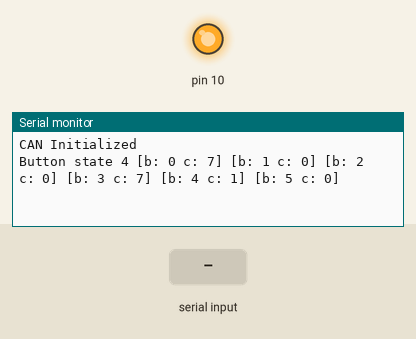
This sketch was run on a simulated Arduino Uno, built with avr-gcc and run on an emulated ATmega328P. Shown: output pins drawn as LEDs (lit = HIGH), the last lines printed to the serial monitor. The inputs (shaded band) are chosen by the test bench.

Above: at 1.7 s.
1.8 s: "h90\n" received over Serial
At 2.4 s:
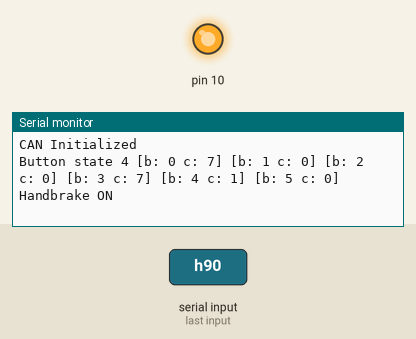
3.3 s: "f90\n" received over Serial
At 4.5 s:
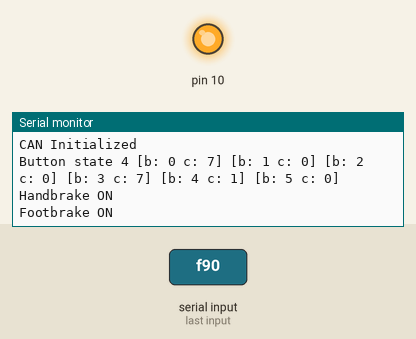
4.8 s: "c90\n" received over Serial
At 5.9 s:
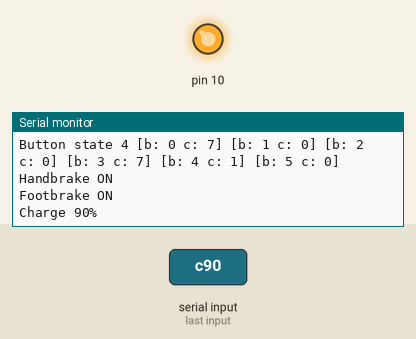

Measured:
- after the input at 1.8 s, the serial monitor: prints a new line at once (image 1)
- after the input at 3.3 s, the serial monitor: prints a new line at once (image 2)
- after the input at 4.8 s, the serial monitor: prints a new line at once (image 3)

The sketch:

PowerKeyTest.ino
```cpp
// Test routines for the PowerKey pad
// Jeff Cooke Nov 2018

/*
 * DONE
 * - While 'Charging' - adjust the PWM 1hz rate of the Charger red LED to indicate state of charge
 *    cNNN - set charging level to NNN%
 * - While 'Park' - if the handbrake is not on, flash the Park button
 *    h1/0 handbrake on/off
 * - Switch from daytime (bright) to nighttime(dim) brightness settings
 *    d1/0 daytime/nighttime
 * - When the Battery is fully charged, set the charge LED to green
 *    mNNN - set the current speed to NNN
 * - When in Park, only allow selection of R or D when FootBreak is pressed
 *    f1/0 footbrake on/off
 * - Only allow R selection from D, or visa versa, when MPH < 2 mph
 * - Only activate Cruise Adjust (white) the Up and Down buttons when in Drive and MPH > 10
 * - Monitor and detect Cruise setting/clearing when up or down held down for 1 full secs
 *
 * TODOs
 *
 * CHECKS
*/

#include <mcp2515.h>
#include <SPI.h>

#define debug 1

// a=target variable, b=bit number to act upon 0-n
#define BIT_SET(a,b) ((a) |= (1ULL<<(b)))
#define BIT_CLEAR(a,b) ((a) &= ~(1ULL<<(b)))
#define BIT_FLIP(a,b) ((a) ^= (1ULL<<(b)))
#define BIT_CHECK(a,b) (!!((a) & (1ULL<<(b))))        // '!!' to make sure this returns 0 or 1

// Unit Setups
#define NO_HANDBRAKE_FLASH_RATE 250     // ms on/off for no handbrake during Park or Charge
#define CHARGING_MIN_FLASH 100          // ms minimum flash time per second
#define ACTIVATED_DAYTIME_BRIGHTNESS 0x2F
#define BACKLIGHT_DAYTIME_BRIGHTNESS 0x01
#define ACTIVATED_NIGHTTIME_BRIGHTNESS 0x0F
#define BACKLIGHT_NIGHTTIME_BRIGHTNESS 0x01
#define BACKLIGHT_COLOR 0x07    // 01 Red, 02 Green, 03 Blue, 04 Yellow, 05 Cyan, 06 Violet, 07 White, 08 Amber, 09 YelGreen
#define CRUISE_TIMEHOLD_ACTIVATE 1000   // ms needed to hold up/down buttons to activate cruise control mode
#define CRUISE_MIN_SPEED 10     // Lowest speed at which cruise mode can be set

// Set up CS on chip
MCP2515 mcp2515(10);

// Create statuses
enum PadState {
  Drive = 0,
  Charge = 1,
  Reverse = 3,
  Park = 4,
  FinCharge = 5
};

// Create Events
enum PadEvent {
  Dbutton = 0,
  Cbutton = 1,
  Upbutton = 3,
  Rbutton = 4,
  Pbutton = 5,
  Dwbutton = 6,
  Fcharge = 7
};

// Foot Brake States
enum FootBrake {
  BrakeOn,
  BrakeOff
};

// Handbrake States
enum HandBrake {
  HandOn,
  HandOff
};

// Roadspeed Status
enum RoadSpeed {
  Moving,
  Stopped
};

#define BUTTON_EVENT_STATES 12

// Define the State Change table
int StateTable [BUTTON_EVENT_STATES][3] = {
{Park, Dbutton,  Drive},
{Park, Rbutton,  Reverse},
{Drive, Pbutton, Park},
{Reverse, Pbutton,  Park},
{Drive, Rbutton,  Reverse},
{Reverse, Dbutton,  Drive},
{Park, Cbutton,  Charge},
{Charge, Cbutton, Park},
{FinCharge, Cbutton, Park},
{Charge, Pbutton, Park},
{FinCharge, Pbutton, Park},
{Charge, Fcharge, FinCharge}
};

enum ButtonColor {
  Black,
  Blue,
  Green,
  Cyan,
  Red,
  Magenta,
  Amber,
  White
};

#define BUTTON_ACTIONS 5

// Define the Actions associated with a new state
int ActionTable [BUTTON_ACTIONS][7] = {
{Drive,Blue,Black,White,White,White,White},
{Reverse,White,Black,Black,Blue,White,Black},
{Park,White,Black,Black,White,Blue,Black},
{Charge,Black,Red,Black,Black,Blue,Black},
{FinCharge,Black,Green,Black,Black,Blue,Black}
};

// Define color table
uint8_t Colors[8][3] =
{
{0,0,0},  // 0 Black - Off
{0,0,1},  // 1 Blue
{0,1,0},  // 2 Green
{0,1,1},  // 3 Cyan
{1,0,0},  // 4 Red
{1,0,1},  // 5 Magenta
{1,1,0},  // 6 Amber
{1,1,1}   // 7 White
};

// Set up CAN frames
struct can_frame COpreop;
struct can_frame COstart;
struct can_frame COreadkey;
struct can_frame COledon;
struct can_frame CObrigt;
struct can_frame CObcolr;

// Set up frame for incoming
struct can_frame canMsg;

// Array of button states
bool ButtonStates [6] = {false,false,false,false,false,false};
char ButtonCode [6] = {'D','C','^','R','P','v'};
PadEvent ButtonEvent [6] = {Dbutton,Cbutton,Upbutton,Rbutton,Pbutton,Dwbutton};

// Global Drive State Status Vars
enum PadState DrvState;       // Current driving mode
enum FootBrake BrkState;      // Current foot brake status
enum HandBrake HndState;      // Current handbrake status
int chargePCT;            // Current charge percent (whole integers 0-100)
int speedMPH;             // Current road speed
long time_handbrake_flash;    // Timer setting when the Park button light was last toggled
bool parkLEDon;              // Flag to indicate if the Park LED is on or off
bool dayTimeLights;               // Flag to indicate if daytime or nighttime brightness settings
bool chargeLEDon;           // Flag to indicate if the charging light is on or off
long time_charger_flash_on;    // Timer since last On status for the charger light
long time_charger_flash_off;    // Timer since last Off status for the charger light
bool cruiseActive;            // Flag to indicate if currently in cruise mode
long time_cruise_activate;    // time since the start of a cruise activate press
int cruiseMPH;                // cruise speed MPH

void setup() {

  // Set the Current Status variables
  DrvState = Park;
  BrkState = BrakeOn;
  HndState = HandOn;
  chargePCT = 0;
  speedMPH = 0;
  time_handbrake_flash = 0;
  time_charger_flash_on = 0;
  time_charger_flash_off = 0;
  dayTimeLights = true;
  parkLEDon = false;
  chargeLEDon = false;
  cruiseActive = false;
  time_cruise_activate = 0;
  cruiseMPH = 0;

  // Populate the pre-op frame
  COstart.can_id = 0x00;
  COstart.can_dlc = 8;
  COstart.data[0] = 0x80;
  COstart.data[1] = 0x15;
  COstart.data[2] = 0x00;
  COstart.data[3] = 0x00;
  COstart.data[4] = 0x00;
  COstart.data[5] = 0x00;
  COstart.data[6] = 0x00;
  COstart.data[7] = 0x00;

  // Populate the startup frame
  COstart.can_id = 0x00;
  COstart.can_dlc = 8;
  COstart.data[0] = 0x01;
  COstart.data[1] = 0x15; // ID for the PowerKey Pro
  COstart.data[2] = 0x00;
  COstart.data[3] = 0x00;
  COstart.data[4] = 0x00;
  COstart.data[5] = 0x00;
  COstart.data[6] = 0x00;
  COstart.data[7] = 0x00;

  // Populate the readkey frame
  COreadkey.can_id = 0x615; // 600h and 15h for the keypad ID
  COreadkey.can_dlc = 8;
  COreadkey.data[0] = 0x40;
  COreadkey.data[1] = 0x00;
  COreadkey.data[2] = 0x20;
  COreadkey.data[3] = 0x01;
  COreadkey.data[4] = 0x00;
  COreadkey.data[5] = 0x00;
  COreadkey.data[6] = 0x00;
  COreadkey.data[7] = 0x00;

  // Populate the button LED frame
  COledon.can_id = 0x215; // Solid
//  COledon.can_id = 0x315; // Blinking
  COledon.can_dlc = 8;
  COledon.data[0] = 0x00;
  COledon.data[1] = 0x00;
  COledon.data[2] = 0x00;
  COledon.data[3] = 0x00;
  COledon.data[4] = 0x00;
  COledon.data[5] = 0x00;
  COledon.data[6] = 0x00;
  COledon.data[7] = 0x00;

  // Lighting Settings
  CObrigt.can_id = 0x00;
  CObrigt.can_dlc = 8;
  CObrigt.data[0] = 0x00;
  CObrigt.data[1] = 0x00;
  CObrigt.data[2] = 0x00;
  CObrigt.data[3] = 0x00;
  CObrigt.data[4] = 0x00;
  CObrigt.data[5] = 0x00;
  CObrigt.data[6] = 0x00;
  CObrigt.data[7] = 0x00;

  // Background color
  CObcolr.can_id = 0x615;
  CObcolr.can_dlc = 8;
  CObcolr.data[0] = 0x2F;
  CObcolr.data[1] = 0x03;
  CObcolr.data[2] = 0x20;
  CObcolr.data[3] = 0x03;
  CObcolr.data[4] = BACKLIGHT_COLOR;
  CObcolr.data[5] = 0x00;
  CObcolr.data[6] = 0x00;
  CObcolr.data[7] = 0x00;

  // init the serial port - for status/debug
  while (!Serial);
  Serial.begin(115200);

  // init the SPI communications
  SPI.begin();

  // Startup CAN
  mcp2515.reset();
  mcp2515.setBitrate(CAN_250KBPS);
  mcp2515.setNormalMode();
  Serial.println("CAN Initialized");

  // init the PowerKey
  //CAN0.sendMsgBuf(0x00, 0, 8, COstart);
//  mcp2515.sendMessage(&COpreop);
//  delay(500);
  mcp2515.sendMessage(&COstart);
  delay(500);

  // Set the background color
  mcp2515.sendMessage(&CObcolr);

  // Set the keypad brightness
  CObrigt.can_id = 0x515;
  CObrigt.data[0] = BACKLIGHT_DAYTIME_BRIGHTNESS;
  mcp2515.sendMessage(&CObrigt);
  delay(1);
  CObrigt.can_id = 0x415;
  CObrigt.data[0] = ACTIVATED_DAYTIME_BRIGHTNESS;
  mcp2515.sendMessage(&CObrigt);
  delay(1);

  // Initialize button states
  for (int b=0;b<6;b++){ButtonStates[b]=false;}

  // Reset the keypad display
  setButtonLEDstate(DrvState);
}

// Set or Clear bit 'b1' in the byte 'by' depending on value 'bval'
byte setclearBit(byte by, uint8_t b1, uint8_t bval)
{
  byte tempby = by;
  if (bval == 1)
  {BIT_SET(tempby,b1);}
  else
  {BIT_CLEAR(tempby,b1);}
  return tempby;
}

void setButtonColor(uint8_t bnum, ButtonColor bcol)
{
   COledon.data[0] = setclearBit(COledon.data[0],bnum,Colors[bcol][0]);
   COledon.data[1] = setclearBit(COledon.data[1],bnum,Colors[bcol][1]);
   COledon.data[2] = setclearBit(COledon.data[2],bnum,Colors[bcol][2]);
   mcp2515.sendMessage(&COledon);

   // Extra check to set Park light related flags & timers
   if (bnum==4 and bcol!=Black)
   {
     parkLEDon = true;
     time_handbrake_flash = millis();
   }
   if (bnum==4 and bcol==Black)
   {
     parkLEDon = false;
     time_handbrake_flash = millis();
   }

   // Extra check to set Charge light related flags & timers
   if (bnum==1 and bcol !=Black)
   {
     chargeLEDon = true;
     time_charger_flash_on = millis();
   }
   if (bnum==1 and bcol==Black)
   {
     chargeLEDon = false;
     time_charger_flash_off = millis();
   }
}

void allButtonLEDoff()
{
   COledon.data[0] = 0x00;
   COledon.data[1] = 0x00;
   COledon.data[2] = 0x00;
   mcp2515.sendMessage(&COledon);
}

void setButtonLEDstate(PadState state)
{
  // Find the new LED state and implement
  for (int i = 0; i < BUTTON_ACTIONS; i++)
  {
    if (ActionTable[i][0] == state)
    {
      #ifdef debug
      Serial.print("Button state ");
      Serial.print(state);
      #endif

      // Set/Clear the button LEDs and colors
      for (int j = 0; j < 6;j++)
      {
        #ifdef debug
        Serial.print(" [b: ");
        Serial.print(j);
        Serial.print(" c: ");
        Serial.print((ButtonColor)ActionTable[i][j+1]);
        Serial.print("]");
        #endif

        // Set the color of the button
        setButtonColor(j,(ButtonColor)ActionTable[i][j+1]);

        // Delay to allow KeyPad to catch up
        delay(1);   // KeyPad seems to need time to process the CAN frames if they come quickly
      }
      #ifdef debug
      Serial.println();
      #endif
    }
  }
}

void loop() {
  //mcp2515.sendMessage(&COreadkey);
  //Serial.println("readkey send");
  //delay(500);

  // Test the Serial input for test commands
  char inChar = ' ';
  int inNum = -1;
  if (Serial.available())
  {
    inChar = Serial.read(); // read the incoming byte:
    delay(1);
    if (Serial.available())
    {
      inNum = Serial.parseInt();

      switch (inChar)
      {
        case 'h':     // 'h' Handbrake
          if (inNum == 0)
          {HndState = HandOff;Serial.println("Handbrake OFF");}
          else
          {HndState = HandOn;Serial.println("Handbrake ON");}
          break;

        case 'f':     // 'f' Footbrake
          if (inNum == 0)
          {BrkState = BrakeOff;Serial.println("Footbrake OFF");}
          else
          {BrkState = BrakeOn;Serial.println("Footbrake ON");}
          break;

        case 'c':     // 'c' Charge state
          if (inNum < 0){inNum = 0;}
          if (inNum > 100){inNum = 100;}
          chargePCT = inNum;
          if (chargePCT == 100)
          {
            // Set the charge to finished
            DrvState = FinCharge;
            // Reset the keypad display
            setButtonLEDstate(DrvState);
          }
          Serial.print("Charge ");
          Serial.print(chargePCT,DEC);
          Serial.println("%");
          break;

        case 'm':     // 'm' Speed
          if (inNum < 0){inNum = 0;}
          if (inNum > 160){inNum = 160;}    // Whoa slow down there buddy!
          speedMPH = inNum;
          Serial.print("Speed ");
          Serial.print(speedMPH,DEC);
          Serial.println(" mph");
          break;

        case 'd':     // 'd' Daytime
          if (inNum == 0)
          {
              dayTimeLights = false;
              Serial.println("Nighttime");
          }
          else
          {
              dayTimeLights = true;
              Serial.println("Daytime");
          }
          // Set the appropriate brightnesses for the keys and background lights
          if (dayTimeLights)
          {
            CObrigt.can_id = 0x515;
            CObrigt.data[0] = BACKLIGHT_DAYTIME_BRIGHTNESS;
            mcp2515.sendMessage(&CObrigt);
            delay(1);
            CObrigt.can_id = 0x415;
            CObrigt.data[0] = ACTIVATED_DAYTIME_BRIGHTNESS;
            mcp2515.sendMessage(&CObrigt);
            delay(1);
          }
          else
          {
            CObrigt.can_id = 0x515;
            CObrigt.data[0] = BACKLIGHT_NIGHTTIME_BRIGHTNESS;
            mcp2515.sendMessage(&CObrigt);
            delay(1);
            CObrigt.can_id = 0x415;
            CObrigt.data[0] = ACTIVATED_NIGHTTIME_BRIGHTNESS;
            mcp2515.sendMessage(&CObrigt);
            delay(1);
          }
          break;

        default:
          // default is optional
          break;
      }
    }
  }  // end of Serial input check

  // Receive check
  if (mcp2515.readMessage(&canMsg) == MCP2515::ERROR_OK) {

    // Output the frame received
    Serial.print(canMsg.can_id, HEX); // print ID
    Serial.print(" ");
    Serial.print(canMsg.can_dlc, HEX); // print DLC
    Serial.print(" ");

    for (int i = 0; i<canMsg.can_dlc; i++)  {  // print the data
      Serial.print(canMsg.data[i],HEX);
      Serial.print(" ");
    }
    Serial.println();

    // Output an intepretation of the frame
    // ID: 0x195 DLC: 5 0x20 0x0 0x0 0x0 0x6
    if (canMsg.can_id == 0x195)
    {
      for (int b=0;b<6;b++)
      {
        bool butntest = BIT_CHECK(canMsg.data[0],b);
        if (butntest && !ButtonStates[b])
        {
           // Info on button pressed
           #ifdef debug
           Serial.print(ButtonCode[b]);
           Serial.println(" was pressed");
           #endif

           // If Up or Down pressed, start the timer to detect if cruise mode is on or off
           if (b == 2 || b == 5)
           {
             // capture the time of the press
             time_cruise_activate = millis();
             if (cruiseActive)
             {
                // Increase or Descrease the cruise speed
                if (b == 2) // UP
                {
                  cruiseMPH = cruiseMPH + 1;
                  setButtonColor(2,Blue);
                  delay(100);
                  setButtonColor(2,Cyan);
                }
                if (b == 5)  // DOWN
                {
                  cruiseMPH = cruiseMPH - 1;
                  setButtonColor(5,Blue);
                  delay(100);
                  setButtonColor(5,Cyan);
                }
                // Checks
                if (cruiseMPH < 0){cruiseMPH = 0;}
                if (cruiseMPH > 160){cruiseMPH = 160;}

                #ifdef debug
                Serial.print("New Cruise Speed ");
                Serial.print(cruiseMPH,DEC);
                Serial.println(" MPH");
                #endif
             }
           }

           // Update the drive state, if necessary
            // Scan the State Table
            for (int s=0;s<BUTTON_EVENT_STATES;s++)
            {
              // Keep prior DrvState
              PadState PriorState = DrvState;

              // Find the row in the state table where the conditions match
              if ((StateTable[s][0] == DrvState) && (StateTable[s][1] == ButtonEvent[b]))
              {
                // Capture the new DrvState
                DrvState = (PadState)StateTable[s][2];

                // Check for full charged, if so put in FinCharge mode
                if (DrvState == Charge && chargePCT == 100){DrvState = FinCharge;}

                // if in Park, check that the Footbrake is applied before allowing D or R
                if (PriorState == Park && (DrvState == Drive || DrvState == Reverse) && BrkState == BrakeOff)
                {
                  // Flash the Drive or Reverse button red and then restore to white
                  if (DrvState == Drive){setButtonColor(0,Red); delay(100); setButtonColor(0,White);}
                  if (DrvState == Reverse){setButtonColor(3,Red); delay(100); setButtonColor(3,White);}

                  // Switch back into Park
                  DrvState = Park;
                }

                // if in Drive or Reverse, don't allow selection of the other unless MPH < 2
                if (PriorState == Drive && DrvState == Reverse && speedMPH > 2)
                {
                  setButtonColor(3,Red);
                  delay(100);
                  setButtonColor(3,White);
                  DrvState = Drive;
                }
                if (PriorState == Reverse && DrvState == Drive && speedMPH > 2)
                {
                  setButtonColor(0,Red);
                  delay(100);
                  setButtonColor(0,White);
                  DrvState = Reverse;
                }

                // Check for Changes that drop out of cruise
                if (cruiseActive && DrvState != Drive)
                {
                  cruiseActive = false;
                }

                #ifdef debug
                Serial.print("from State : ");
                Serial.print(StateTable[s][0]);
                Serial.print(" to State : ");
                Serial.print(DrvState);
                Serial.print(" Event : ");
                Serial.println(ButtonEvent[b]);
                #endif

                // Update all the lights
                setButtonLEDstate(DrvState);

                // be sure to exit the loop
                s = BUTTON_EVENT_STATES + 1;
              }
            }
        }
        if (!butntest && ButtonStates[b])
        {
          // Test if Up or Down was released
          if (DrvState == Drive && (b == 2 || b == 5))
          {
            // Test if button was held down long enough
            if (time_cruise_activate!= 0 && (time_cruise_activate < millis() - CRUISE_TIMEHOLD_ACTIVATE))
            {
              if (speedMPH >= CRUISE_MIN_SPEED)
              {
                // Toggle Cruise mode and capture the current speed as the setting
                cruiseActive = !cruiseActive;
                cruiseMPH = speedMPH;

                // Set button colors to show cruise active
                if (cruiseActive)
                {
                  setButtonColor(2,Cyan);
                  setButtonColor(5,Cyan);
                }
                else
                {
                  setButtonColor(2,White);
                  setButtonColor(5,White);
                }

                #ifdef debug
                Serial.print("Cruise ");
                Serial.print(cruiseActive?"ON":"OFF");
                Serial.print(" : Speed ");
                Serial.println(cruiseMPH, DEC);
                #endif
              }
              else    // speed too low for cruise CRUISE_MIN_SPEED
              {
                // Flash red for 1/10 sec
                setButtonColor(2,Red);
                setButtonColor(5,Red);
                delay(100);
                setButtonColor(2,White);
                setButtonColor(5,White);
              }
            }
            // Reset the time cruise activate timer - will be restarted on the next Up/Down button press
            time_cruise_activate = 0;

          }  // end of up/down release

          #ifdef debug
          Serial.print(ButtonCode[b]);
          Serial.println(" was released");
          #endif
        }
        ButtonStates[b] = butntest;
      }
    }
  }     // End of CAN receive checks

  // Check HandBrake
  if ((DrvState == Park || DrvState == Charge || DrvState == FinCharge) && HndState == HandOff)
  {
    // Check delay and toggle as necessary
    if (time_handbrake_flash < (millis() - NO_HANDBRAKE_FLASH_RATE))
    {
      if (parkLEDon)
      {setButtonColor(4,Black);}
      else
      {setButtonColor(4,Blue);}
    }
  }
  // If the Handbrake restores while the Park LED is off (due to flashing) turn it back on
  if ((DrvState == Park || DrvState == Charge || DrvState == FinCharge) && HndState == HandOn)
  {
    if (!parkLEDon)
    {
      // Turn the Park LED back on
      setButtonColor(4,Blue);
    }
  }   // End of Handbrake check

  // Check for charger flash timing
  if (DrvState == Charge && chargeLEDon)
  {
    // Calculate the % of the charger light on-time
    float chargePCTf = chargePCT;
    chargePCTf = (chargePCTf/100 * (1000 - CHARGING_MIN_FLASH)) + CHARGING_MIN_FLASH;
    int charge_light_on_time = (int)chargePCTf;

    // Check delay and toggle as necessary
    if (time_charger_flash_on < (millis() - charge_light_on_time))
    {
      #ifdef debug
      Serial.print("Charge on time : ");
      Serial.println(charge_light_on_time);
      #endif

      // Turn the charge light off
      setButtonColor(1,Black);
    }
  }
  if (DrvState == Charge && !chargeLEDon)
  {
    // Calculate the % of the charger light off-time
    float chargePCTf = chargePCT;
    chargePCTf = 1000 - CHARGING_MIN_FLASH - (chargePCTf/100 * (1000 - CHARGING_MIN_FLASH)) ;
    int charge_light_off_time = int(chargePCTf);

    // Check delay and toggle as necessary
    if (time_charger_flash_off < (millis() - charge_light_off_time))
    {
      #ifdef debug
      Serial.print("Charge off time : ");
      Serial.println(charge_light_off_time);
      #endif

      // Turn the charge light off again
      setButtonColor(1,Red);
    }
  } // end of Charge flashing

}
```
